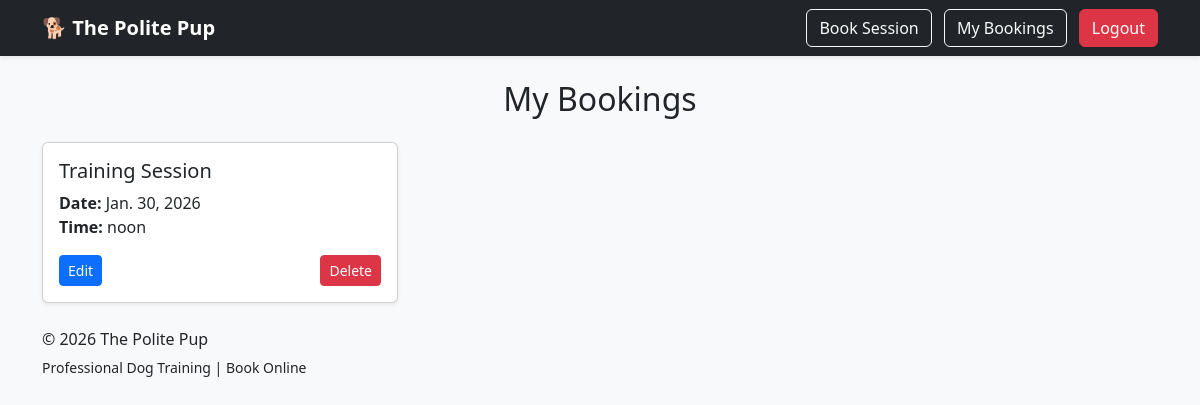
Page /my-bookings/ (signed in) on the earlier database version.
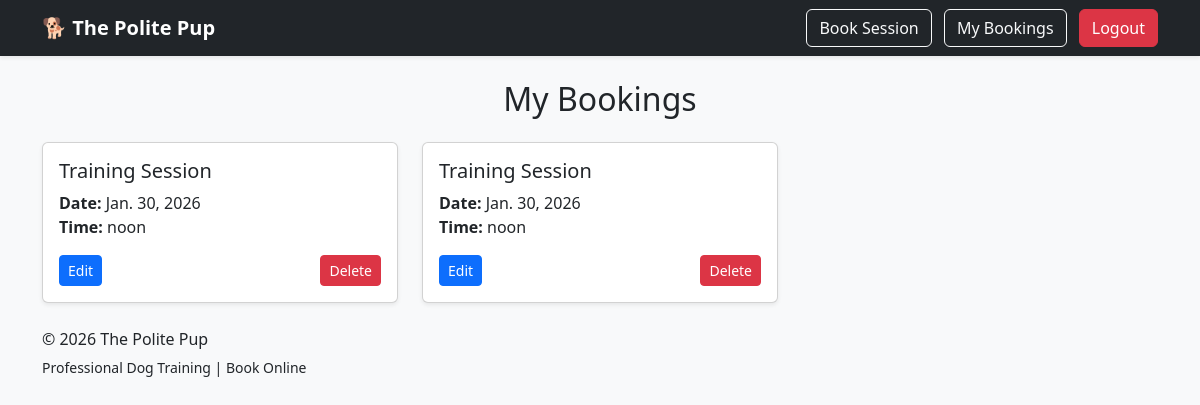
Same page on the later database version.
### bookings/models.py (models this page shows, shortened)
class Booking(models.Model):
    user = models.ForeignKey(
        settings.AUTH_USER_MODEL,
        on_delete=models.CASCADE
    )
    session = models.ForeignKey(
        TrainingSession,
        on_delete=models.CASCADE
    )
    date = models.DateField()
    time = models.TimeField()
    notes = models.TextField(blank=True)

### bookings/views.py (the view)
# urls.py: path('my-bookings/', my_bookings, name='my_bookings'),
@login_required
def my_bookings(request):
    bookings = Booking.objects.filter(user=request.user)
    return render(
        request,
        'bookings/my_bookings.html',
        {'bookings': bookings}
    )

### bookings/templates/bookings/my_bookings.html (shortened to what this page needs)
{% extends 'bookings/base.html' %}
{% block content %}
<h2 class="mb-4 text-center">My Bookings</h2>
{% if bookings %}
<div class="row">
    {% for booking in bookings %}
    <div class="col-md-6 col-lg-4 mb-4">
        <div class="card shadow-sm h-100">
            <div class="card-body">
                <h5 class="card-title">
                    Training Session
                </h5>
                <p class="card-text">
                    <strong>Date:</strong> {{ booking.date }} <br>
                    <strong>Time:</strong> {{ booking.time }} <br>
                </p>
                <div class="d-flex justify-content-between">
                    <a href="{% url 'edit_booking' booking.id %}"
                       class="btn btn-sm btn-primary">
                        Edit
                    </a>
                    <a href="{% url 'delete_booking' booking.id %}"
                       class="btn btn-sm btn-danger">
                        Delete
                    </a>
                </div>
            </div>
        </div>
    </div>
    {% endfor %}
</div>
{% endif %}
{% endblock %}

Differences in the rows shown:
added Booking: date "Jan. 30, 2026", time "noon"
